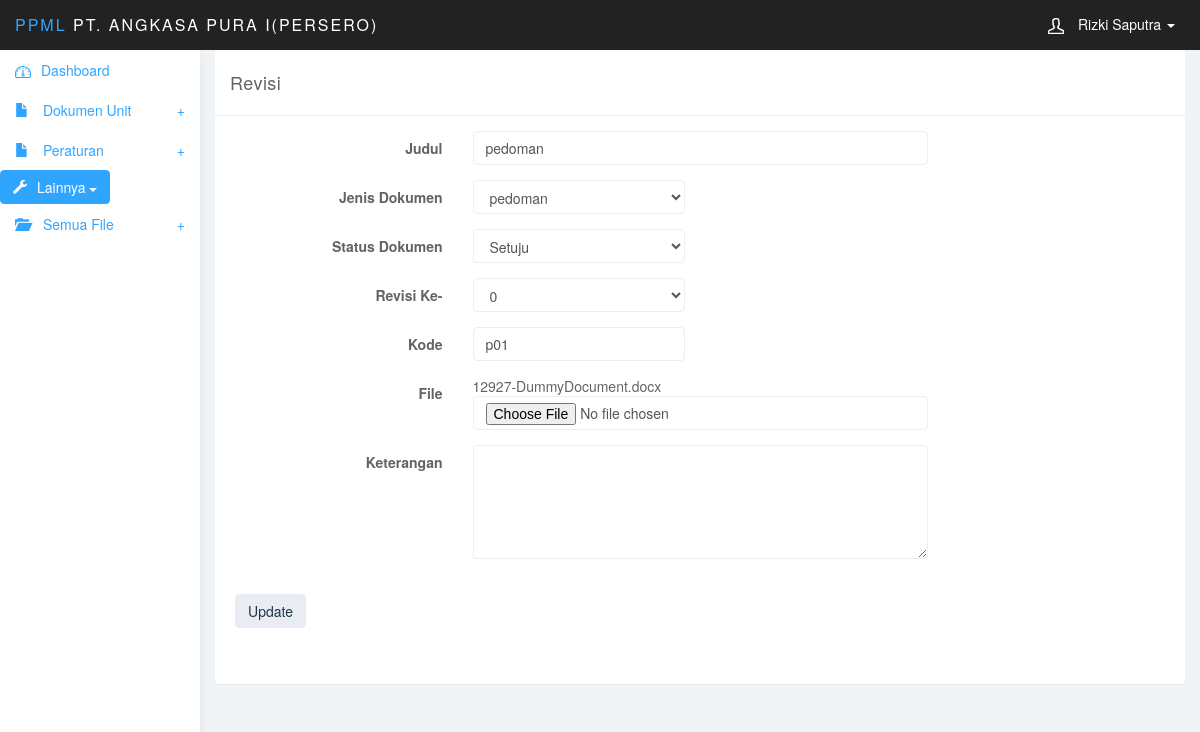
Screenshot of /admin/edit_dokumen.php?id_dokumen=20 (signed in) with the database file from the repository.
### tables this page shows
CREATE TABLE `tb_dokumen_baru` (
  `id_dokumen` int(3) NOT NULL AUTO_INCREMENT,
  `kode` varchar(50) DEFAULT NULL,
  `nama_dokumen` varchar(50) DEFAULT NULL,
  `jenis_dokumen` int(10) DEFAULT NULL,
  `keterangan` varchar(255) DEFAULT NULL,
  `revisi` int(3) DEFAULT NULL,
  `file` varchar(255) DEFAULT NULL,
  `status` int(3) DEFAULT NULL,
  `catatan` varchar(255) DEFAULT NULL,
  `entry_date` datetime DEFAULT NULL,
  `id_admin` int(10) DEFAULT NULL,
  PRIMARY KEY (`id_dokumen`),
  KEY `id_admin` (`id_admin`),
  KEY `jenis_dokumen` (`jenis_dokumen`),
  KEY `id_keterangan` (`keterangan`),
  KEY `status` (`status`),
  KEY `revisi` (`revisi`),
  CONSTRAINT `tb_dokumen_baru_ibfk_5` FOREIGN KEY (`jenis_dokumen`) REFERENCES `tb_jenis_dokumen` (`id_jenis_dokumen`),
  CONSTRAINT `tb_dokumen_baru_ibfk_7` FOREIGN KEY (`status`) REFERENCES `status_dokumen` (`id_status_dokumen`),
  CONSTRAINT `tb_dokumen_baru_ibfk_8` FOREIGN KEY (`revisi`) REFERENCES `revisi` (`id_revisi`),
  CONSTRAINT `tb_dokumen_baru_ibfk_9` FOREIGN KEY (`id_admin`) REFERENCES `tb_admin` (`id_admin`)
);

### admin/edit_dokumen.php (the view, shortened to what this page needs)
<?php
include 'header.php';
include 'sidebar.php';
?>
<div class="col-sm-9 col-sm-offset-3 col-lg-10 col-lg-offset-2 main">
		<?php
		$id=$_GET['id_dokumen'];
		$query=mysql_query("SELECT * FROM tb_dokumen_baru WHERE id_dokumen=$id");
		$edit = mysql_fetch_array($query);
		?>
		<div class="row">
			<div class="col-md-12">
				<div class="panel panel-default">
					<div class="panel-heading">
						Revisi
					</div>
					<div class="panel-body">
						<form class="form-horizontal" name="data" method="post" action="" enctype="multipart/form-data">
							<fieldset>
								<div class="form-group">
									<label class="col-md-3 control-label" for="name">Judul</label>
									<div class="col-md-6">
									<input value="<?php echo $edit['nama_dokumen'];?>" id="nama_dokumen" name="nama_dokumen" type="text"  class="form-control">
									</div>
								</div>
								<?php
								$hasil=mysql_query("SELECT * FROM tb_jenis_dokumen");
							  	?>
								<div class="form-group">
									<label class="col-md-3 control-label" for="name">Jenis Dokumen</label>
									<div class="col-md-3">
									<select class="form-control" id="jenis_dokumen" name="jenis_dokumen">
							  			<?php
							    		while ($baris = mysql_fetch_array($hasil)){
							    			if($baris['id_jenis_dokumen'] == $edit['jenis_dokumen']){
							      			?>
							      				<option value="<?php echo $baris[id_jenis_dokumen];?>" SELECTED><?php echo $baris[jenis_dokumen];?></option>
							      			<?php
							      			}
							      			else{
							    				?><option value="<?php echo $baris[id_jenis_dokumen];?>"><?php echo $baris[jenis_dokumen];?></option>
											<?php
							      			}
							    		}
							     		?>
									</select>
									</div>
								</div>
								<?php
								$hasil=mysql_query("SELECT * FROM status_dokumen");
							  	?>
								<div class="form-group">
									<label class="col-md-3 control-label" for="name">Status Dokumen</label>
									<div class="col-md-3">
									<select class="form-control" id="status" name="status">
							  			<?php
							    		while ($baris = mysql_fetch_array($hasil)){
							    			if($baris['id_status_dokumen'] == $edit['status']){
							      			?>
							      				<option value="<?php echo $baris[id_status_dokumen];?>" SELECTED><?php echo $baris[status_dokumen];?></option>
							      			<?php
							      			}
							      			else{
							    				?><option value="<?php echo $baris[id_status_dokumen];?>"><?php echo $baris[status_dokumen];?></option>
											<?php
							      			}
							    		}
							     		?>
									</select>
									</div>
								</div>
								<?php
								$hasil=mysql_query("SELECT * FROM revisi");
							  	?>
								<div class="form-group">
									<label class="col-md-3 control-label" for="name">Revisi Ke-</label>
									<div class="col-md-3">
									<select class="form-control" id="revisi" name="revisi">
							  			<?php
							    		while ($baris = mysql_fetch_array($hasil)){
							    			if($baris['id_revisi'] == $edit['revisi']){
							      			?>
							      				<option value="<?php echo $baris[id_revisi];?>" SELECTED><?php echo $baris[revisi];?></option>
							      			<?php
							      			}
							      			else{
							    				?><option value="<?php echo $baris[id_revisi];?>"><?php echo $baris[revisi];?></option>
											<?php
							      			}
							    		}
							     		?>
									</select>
									</div>
								</div>
								<div class="form-group">
									<label class="col-md-3 control-label" for="kode">Kode</label>
									<div class="col-md-3">
										<input type="text" name="kode" class="form-control" value="<?php echo $edit['kode'];?>">
									</div>
								</div>
								<div class="form-group">
									<label class="col-md-3 control-label" for="name">File</label>
									<div class="col-md-6">
									<?php echo $edit['file'];?>
									<input id="file" name="file" type="file"  class="form-control">
									</div>
								</div>
								<div class="form-group">
									<label class="col-md-3 control-label" for="name">Keterangan</label>
									<div class="col-md-6">
									<textarea class="form-control" rows="5" cols="20" name="keterangan"></textarea>
									</div>
								</div>
								<div class="form-group">
									<div class="col-md-12 widget-right">
										<input type="submit" class="btn btn-default btn-md pull-left" name="update" value="Update">
									</div>
								</div>
							</fieldset>
						</form>
					</div>
				</div>
			</div>
		</div>
	</div>
</body>
</html>

### admin/css/styles.css (style rules this page uses)
body { background: #f1f4f7; padding-top: 50px; color: #5f6468; }
.form-control { border: 1px solid #eee; box-shadow: none; }
.btn-default, .btn-default:hover, .btn-default:focus, .btn-default:active, .btn-default.active, .open > .dropdown-toggle.btn-default, .btn-default.disabled, .btn-default[disabled], fieldset[disabled] .btn-default, .btn-default.disabled:hover, .btn-default[disabled]:hover, fieldset[disabled] .btn-default:hover, .btn-default.disabled:focus, .btn-default[disabled]:focus, fieldset[disabled] .btn-default:focus, .btn-default.disabled:active, .btn-default[disabled]:active, fieldset[disabled] .btn-default:active, .btn-default.disabled.active, .btn-default[disabled].active, fieldset[disabled] .btn-default.active { background-color: #e9ecf2; border-color: #e9ecf2; color: #1b3548; }
.panel { border: 0; }
.panel-heading { font-size: 18px; font-weight: 300; letter-spacing: 0.025em; height: 66px; line-height: 45px; }
.panel-default .panel-heading { background: #fff; border-bottom: 1px solid #eee; color: #5f6468; }
.widget-right { text-align: left; line-height: 1.6em; margin: 0px; padding: 20px; height: 80px; color: #999; font-weight: 300; background: #fff; border-top-right-radius: 4px; border-bottom-right-radius: 4px; }

### rows the page displays
tb_dokumen_baru: nama_dokumen "pedoman", kode "p01", file "12927-DummyDocument.docx"

### other values shown
$_SESSION['nama'] "Rizki Saputra"
form field jenis_dokumen "pedoman"
form field status "Setuju"
form field revisi "0"
